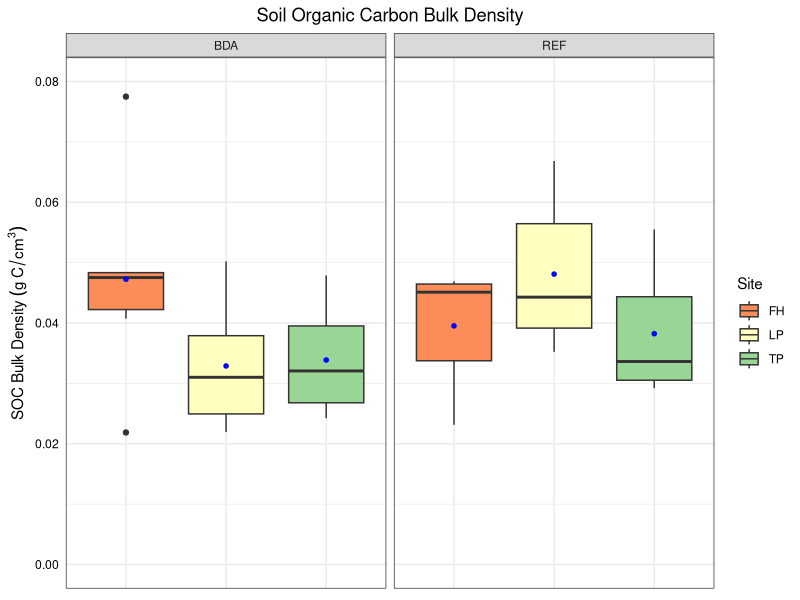

Source code (R):
# library(Rmisc)
library(dplyr)
library(tidyverse)
# library(lme4)
# library(lsmeans)
# library(car)
# library(readtext)
# library(vroom)
library(lubridate)

#### SOC ####
# Reading in SOC data, selecting columns of interest, and renaming those columns
SOC_data <- read.csv("BDA_SOC.csv", header = T, sep = ",") %>% select(1:4, 6:9, 11:12, 14:15) %>%
  rename(Plaster_Volume = Plaster.Volume..cm.3., Tin_Weight = Tin.Weight..g.,
         Total_Soil_Wet = Total.Sample.Wet..g., Subsample_Wet_Tin = Subsample.Wet..g., 
         Gravel_Weight = Gravel..g., Subsample_Dry_Tin = Pre.grind.Dry.Subsample...Tin..g.,
         Ground_Subsample_Tin = Re.dried.Subsample..g., 
         Ground_Subsample_Ashed_Tin = Ground.Subsample.Ashed...Tin..g.)

# Mutating data for calculations to check against Excel document
SOC_data <- SOC_data %>% mutate(Gravel_Volume = Gravel_Weight/2.65, # Gravel Volume
                                Subsample_Wet = Subsample_Wet_Tin - Tin_Weight, # Subsample weight without tin
                                Sample_Subsample_Ratio = Total_Soil_Wet/Subsample_Wet, # Sample/Subsample Ratio
                                Subsample_Dry = Subsample_Dry_Tin - Tin_Weight, # Subsample dry without tin
                                Total_Soil_Dry = Sample_Subsample_Ratio*Subsample_Dry, # Sample dry weight
                                Soil_Bulk_Density = Total_Soil_Dry/(Plaster_Volume - Gravel_Volume),
                                Ground_Subsample_Dry = Ground_Subsample_Tin - Tin_Weight, # Ground subsample without tin
                                Ground_Subsample_Ashed = Ground_Subsample_Ashed_Tin - Tin_Weight, # Ground ashed subsample without tin 
                                Subsample_Ashed = Ground_Subsample_Ashed/Ground_Subsample_Dry*Subsample_Dry, # Subsample ashed accounting for the change in mass during grinding
                                Total_Soil_Ashed = Total_Soil_Dry/Subsample_Dry*Subsample_Ashed, # Ashed weight of sample
                                Total_Soil_OM = Total_Soil_Dry - Total_Soil_Ashed, # Sample OM content
                                Total_Soil_C = Total_Soil_OM * 0.52,
                                SOC_Bulk_Density = Total_Soil_C/(Plaster_Volume - Gravel_Volume)) 

write.csv(SOC_data, "SOC_data.csv", row.names = F)
names(SOC_data)
range(SOC_data$SOC_Bulk_Density)

SOC_data %>% 
  ggplot(aes(Site, SOC_Bulk_Density, fill = Site)) + geom_boxplot() +
  labs(title = "Soil Organic Carbon Bulk Density", x = NULL, y = expression(SOC~Bulk~Density~(g~C/cm^3))) +
  stat_summary(fun = mean, geom = "point", shape = 20, size = 2, color = "blue", fill = "blue") +
  theme_bw() + theme(plot.title = element_text(hjust = 0.5), axis.text.x = element_blank(), 
                     axis.ticks = element_blank(), axis.text = element_text(colour = "black")) +
  scale_fill_brewer(palette = "Spectral", name = "Site") + 
  facet_grid(cols = vars(Reach)) +
  scale_y_continuous(limits = c(0,0.08))

# SOC_data <- read.csv("BDA_SOC.csv", header = T, sep = ",") %>% 
#             rename(Plaster_Volume = Plaster.Volume..cm.3.,
#             Gravel = Gravel..g., Sample_OM = Sample.OM..g., 
#             Sample_Carbon = Sample.Carbon.Content..g.,
#             Ratio = Sample.Subsample.Ratio, 
#             Subsample_Dry = Pre.grind.Dry.Subsample..g.) %>%
#             mutate(Gravel_Volume = Gravel/2.65, 
#             Total_Sample_Dry = Ratio*Subsample_Dry,
#             Soil_Volume = Plaster_Volume - Gravel_Volume,
#             SOC_Bulk_Density = Sample_Carbon/Soil_Volume)
View(SOC_data)
names(SOC_data)